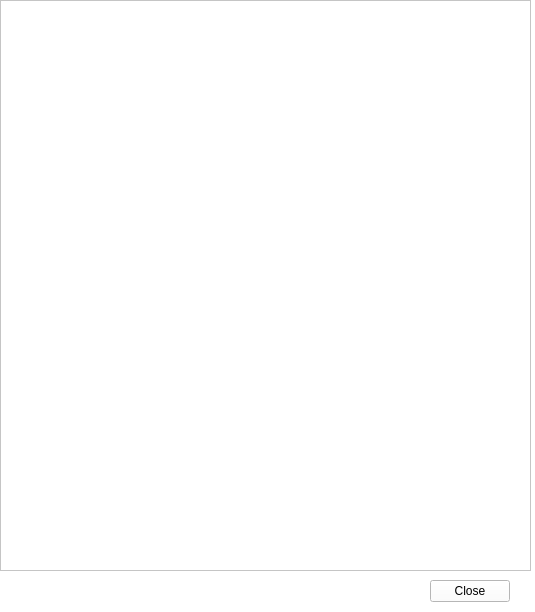
<?xml version="1.0" encoding="UTF-8"?>
<ui version="4.0">
 <class>LogDialog</class>
 <widget class="QWidget" name="LogDialog">
  <property name="geometry">
   <rect>
    <x>0</x>
    <y>0</y>
    <width>535</width>
    <height>612</height>
   </rect>
  </property>
  <property name="windowTitle">
   <string>Form</string>
  </property>
  <property name="styleSheet">
   <string notr="true">background: white;
</string>
  </property>
  <widget class="QPushButton" name="closePushButton">
   <property name="geometry">
    <rect>
     <x>430</x>
     <y>580</y>
     <width>80</width>
     <height>22</height>
    </rect>
   </property>
   <property name="text">
    <string>Close</string>
   </property>
  </widget>
  <widget class="QTextEdit" name="textEdit">
   <property name="geometry">
    <rect>
     <x>0</x>
     <y>0</y>
     <width>531</width>
     <height>571</height>
    </rect>
   </property>
   <property name="readOnly">
    <bool>true</bool>
   </property>
  </widget>
 </widget>
 <tabstops>
  <tabstop>closePushButton</tabstop>
 </tabstops>
 <resources/>
 <connections/>
</ui>
